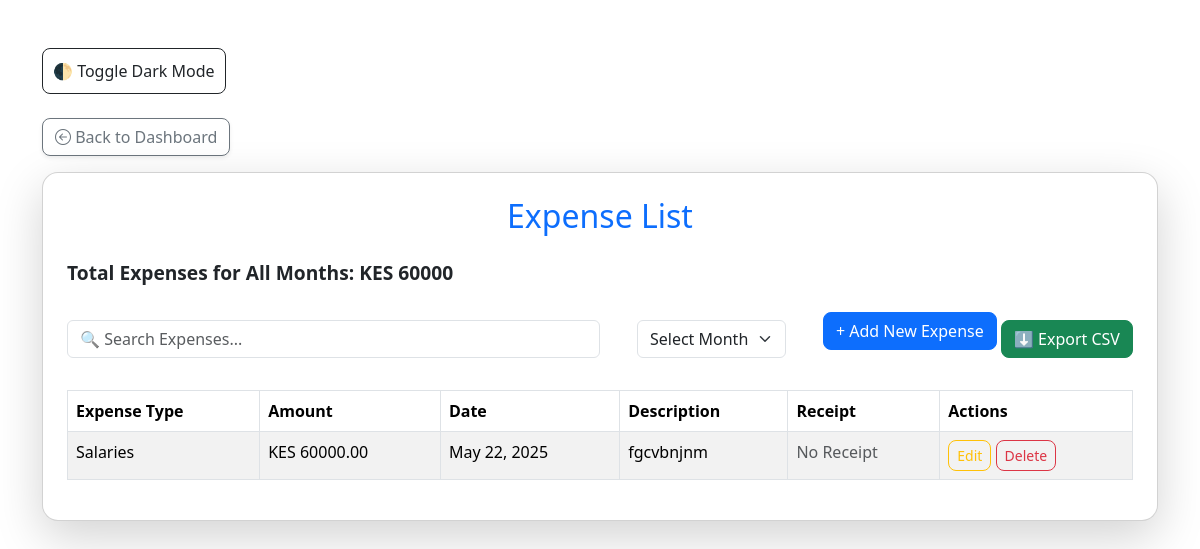
Before: /expense-list/ (signed in) with the older database file.
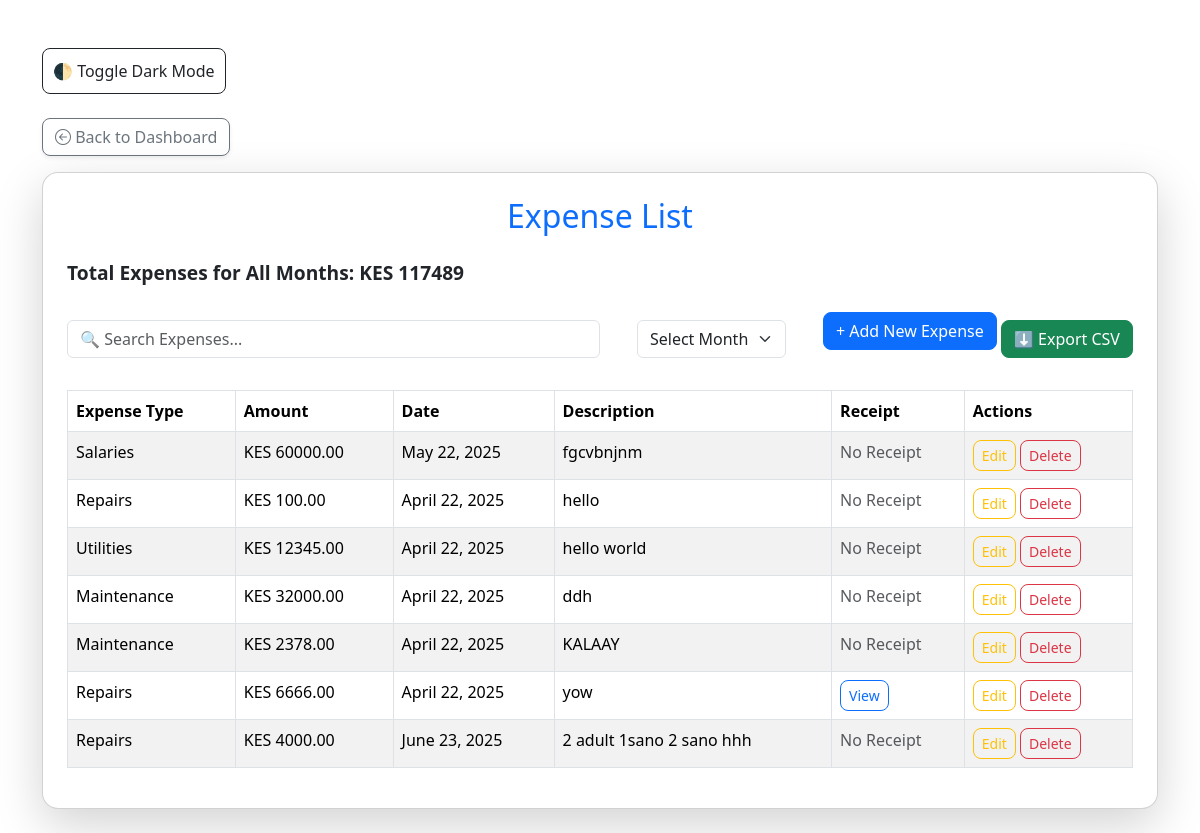
After: the same page with the newer database file.
### users/models.py (models this page shows, shortened)
class Expense(models.Model):
    user = models.ForeignKey(User, on_delete=models.CASCADE, related_name='expense')
    EXPENSE_TYPES = [
        ('Maintenance', 'Maintenance'),
        ('Salaries', 'Salaries'),
        ('Utilities', 'Utilities'),
        ('Repairs', 'Repairs'),
        ('Other', 'Other'),
    ]
    receipt = models.FileField(upload_to="receipts/", blank=True, null=True)
    expense_type = models.CharField(max_length=50, choices=EXPENSE_TYPES)
    amount = models.DecimalField(max_digits=10, decimal_places=2)
    expense_date = models.DateField(default=timezone.now)
    description = models.TextField(blank=True, null=True)

### users/views.py (the view)
# urls.py: path('expense-list/', views.expense_list, name='expense_list'),
@login_required
def expense_list(request):
    month = request.GET.get('month', None)
    if month:
        expenses = Expense.objects.filter(expense_date__month=month, user=request.user)  # Filter by month and user
    else:
        expenses = Expense.objects.filter(user=request.user)  # Show all expenses for the user if no month is selected
    total_expenses = expenses.aggregate(Sum('amount'))['amount__sum'] or 0
    context = {
        'expenses': expenses,
        'total_expenses': total_expenses,
        'month': month,
        'months': [
            ("01", "January"),
            ("02", "February"),
            ("03", "March"),
            ("04", "April"),
            ("05", "May"),
            ("06", "June"),
            ("07", "July"),
            ("08", "August"),
            ("09", "September"),
            ("10", "October"),
            ("11", "November"),
            ("12", "December"),
        ],
    }
    return render(request, 'tenant/expense_list.html', context)

### users/templates/tenant/expense_list.html (shortened to what this page needs)
{% extends "users/base.html" %}
{% load static %}
{% block content %}
<div class="container mt-5">
    <button id="darkToggle" class="btn btn-outline-dark btn-lg mb-4">
        🌓 Toggle Dark Mode
    </button>
    <div class="mb-3">
        <a href="{% url 'dashboard' %}" class="btn btn-outline-secondary shadow-sm">
            <i class="bi bi-arrow-left-circle"></i> Back to Dashboard
        </a>
    </div>
    <div class="card shadow-lg p-4 mb-4">
        <h2 class="text-center text-primary mb-4">Expense List</h2>
        <p class="total-expenses mb-4">Total Expenses for {{ month|default:"All Months" }}:
            <strong>KES {{ total_expenses }}</strong></p>
        <div class="filter-container mb-4 d-flex justify-content-between align-items-center flex-wrap gap-3">
            <input type="text" id="expenseSearch" class="form-control w-50" placeholder="🔍 Search Expenses..." onkeyup="filterTable()">
            <select id="monthFilter" class="form-select w-auto" onchange="filterByMonth()">
                <option value="">Select Month</option>
            </select>
            <div>
                <a href="{% url 'add_expense' %}" class="btn btn-primary mb-3">+ Add New Expense</a>
                <button class="btn btn-success" onclick="exportToCSV()">⬇️ Export CSV</button>
            </div>
        </div>
        <div class="table-responsive">
            <table class="table table-bordered table-striped table-hover" id="expenseTable">
                <thead class="bg-primary text-white">
                    <tr>
                        <th>Expense Type</th>
                        <th>Amount</th>
                        <th>Date</th>
                        <th>Description</th>
                        <th>Receipt</th>
                        <th>Actions</th>
                    </tr>
                </thead>
                <tbody>
                    {% for expense in expenses %}
                        <tr data-date="{{ expense.expense_date|date:"Y-m-d" }}">
                            <td>{{ expense.get_expense_type_display }}</td>
                            <td>KES {{ expense.amount }}</td>
                            <td>{{ expense.expense_date }}</td>
                            <td>{{ expense.description|truncatechars:50 }}</td>
                            <td>
                                {% if expense.receipt %}
                                    <button type="button" class="btn btn-sm btn-outline-primary" data-bs-toggle="modal" data-bs-target="#receiptModal" data-receipt-url="{{ expense.receipt.url }}">
                                        View
                                    </button>
                                {% else %}
                                    <span class="text-muted">No Receipt</span>
                                {% endif %}
                            </td>
                            <td>
                                <a href="{% url 'edit_expense' expense.id %}" class="btn btn-sm btn-outline-warning">Edit</a>
                                <a href="{% url 'delete_expense' expense.id %}" class="btn btn-sm btn-outline-danger" onclick="return confirm('Are you sure you want to delete this expense?');">Delete</a>
                            </td>
                        </tr>
                    {% empty %}
                        <tr>
                            <td colspan="6" class="text-center text-muted">No expenses recorded yet.</td>
                        </tr>
                    {% endfor %}
                </tbody>
            </table>
        </div>
    </div>
</div>
{% endblock %}

Changed rows visible on the page:
added Expense: expense_type "Repairs", amount "100.00", expense_date "April 22, 2025", description "hello", receipt "No Receipt"
added Expense: expense_type "Utilities", amount "12345.00", expense_date "April 22, 2025", description "hello world", receipt "No Receipt"
added Expense: expense_type "Maintenance", amount "32000.00", expense_date "April 22, 2025", description "ddh", receipt "No Receipt"
added Expense: expense_type "Maintenance", amount "2378.00", expense_date "April 22, 2025", description "KALAAY", receipt "No Receipt"
added Expense: expense_type "Repairs", amount "6666.00", expense_date "April 22, 2025", description "yow"
added Expense: expense_type "Repairs", amount "4000.00", expense_date "June 23, 2025", description "2 adult 1sano 2 sano hhh", receipt "No Receipt"
Other visible differences:
{{ total_expenses }}: "60000" → "117489"
